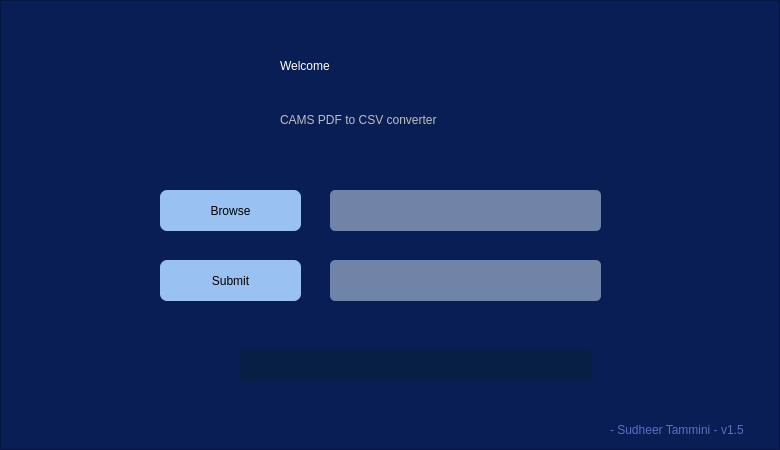
<?xml version="1.0" encoding="UTF-8"?>
<ui version="4.0">
 <class>Form</class>
 <widget class="QWidget" name="Form">
  <property name="geometry">
   <rect>
    <x>0</x>
    <y>0</y>
    <width>780</width>
    <height>450</height>
   </rect>
  </property>
  <property name="minimumSize">
   <size>
    <width>780</width>
    <height>450</height>
   </size>
  </property>
  <property name="maximumSize">
   <size>
    <width>780</width>
    <height>450</height>
   </size>
  </property>
  <property name="windowTitle">
   <string>Form</string>
  </property>
  <widget class="QFrame" name="frm_main">
   <property name="geometry">
    <rect>
     <x>0</x>
     <y>0</y>
     <width>780</width>
     <height>450</height>
    </rect>
   </property>
   <property name="minimumSize">
    <size>
     <width>780</width>
     <height>450</height>
    </size>
   </property>
   <property name="maximumSize">
    <size>
     <width>780</width>
     <height>450</height>
    </size>
   </property>
   <property name="styleSheet">
    <string notr="true">QFrame#frm_main{
background-color: #081E55;}
</string>
   </property>
   <property name="frameShape">
    <enum>QFrame::Shape::StyledPanel</enum>
   </property>
   <property name="frameShadow">
    <enum>QFrame::Shadow::Raised</enum>
   </property>
   <widget class="QLabel" name="label">
    <property name="geometry">
     <rect>
      <x>280</x>
      <y>40</y>
      <width>241</width>
      <height>51</height>
     </rect>
    </property>
    <property name="styleSheet">
     <string notr="true">font: 400 36pt &quot;Fira Sans&quot;;
color: rgb(255, 255, 255);
</string>
    </property>
    <property name="text">
     <string>Welcome</string>
    </property>
    <property name="indent">
     <number>0</number>
    </property>
   </widget>
   <widget class="QLabel" name="label_2">
    <property name="geometry">
     <rect>
      <x>280</x>
      <y>110</y>
      <width>251</width>
      <height>20</height>
     </rect>
    </property>
    <property name="styleSheet">
     <string notr="true">font: 300 13pt &quot;Fira Sans&quot;;
color: rgb(192, 191, 188);
</string>
    </property>
    <property name="text">
     <string>CAMS PDF to CSV converter</string>
    </property>
   </widget>
   <widget class="QPushButton" name="btn_submit">
    <property name="geometry">
     <rect>
      <x>160</x>
      <y>260</y>
      <width>141</width>
      <height>41</height>
     </rect>
    </property>
    <property name="cursor">
     <cursorShape>PointingHandCursor</cursorShape>
    </property>
    <property name="styleSheet">
     <string notr="true">border-radius: 7px;
color: rgb(0, 0, 0);
font: 300 13pt &quot;Fira Sans&quot;;
background-color: rgb(153, 193, 241);</string>
    </property>
    <property name="text">
     <string>Submit</string>
    </property>
    <property name="flat">
     <bool>true</bool>
    </property>
   </widget>
   <widget class="QLabel" name="lbl_message">
    <property name="geometry">
     <rect>
      <x>240</x>
      <y>350</y>
      <width>351</width>
      <height>32</height>
     </rect>
    </property>
    <property name="styleSheet">
     <string notr="true">font: 300 10pt &quot;Fira Sans&quot;;
color: rgb(255, 255, 255);
background-color:   #081F45;</string>
    </property>
    <property name="text">
     <string/>
    </property>
    <property name="alignment">
     <set>Qt::AlignmentFlag::AlignCenter</set>
    </property>
   </widget>
   <widget class="QPushButton" name="btn_browse">
    <property name="geometry">
     <rect>
      <x>160</x>
      <y>190</y>
      <width>141</width>
      <height>41</height>
     </rect>
    </property>
    <property name="cursor">
     <cursorShape>PointingHandCursor</cursorShape>
    </property>
    <property name="focusPolicy">
     <enum>Qt::FocusPolicy::StrongFocus</enum>
    </property>
    <property name="toolTip">
     <string notr="true"/>
    </property>
    <property name="toolTipDuration">
     <number>-1</number>
    </property>
    <property name="styleSheet">
     <string notr="true">border-radius: 7px;
color: rgb(0, 0, 0);
font: 300 13pt &quot;Fira Sans&quot;;
background-color: rgb(153, 193, 241);</string>
    </property>
    <property name="text">
     <string>Browse</string>
    </property>
    <property name="checkable">
     <bool>false</bool>
    </property>
    <property name="flat">
     <bool>true</bool>
    </property>
   </widget>
   <widget class="QLabel" name="lbl_path">
    <property name="geometry">
     <rect>
      <x>330</x>
      <y>190</y>
      <width>271</width>
      <height>41</height>
     </rect>
    </property>
    <property name="font">
     <font>
      <family>Fira Sans</family>
      <pointsize>10</pointsize>
      <italic>false</italic>
      <fontweight>Light</fontweight>
     </font>
    </property>
    <property name="styleSheet">
     <string notr="true">background-color: #6f84a6;
color: rgb(0, 0, 0);
border-radius: 5px;
font: 300 10pt &quot;Fira Sans&quot;;</string>
    </property>
    <property name="text">
     <string/>
    </property>
   </widget>
   <widget class="QLineEdit" name="le_pwd">
    <property name="geometry">
     <rect>
      <x>330</x>
      <y>260</y>
      <width>271</width>
      <height>41</height>
     </rect>
    </property>
    <property name="styleSheet">
     <string notr="true">background-color: #6f84a6;
color: #FFFFFF;
border-radius: 5px;
font: 350 10pt &quot;Fira Sans&quot;;</string>
    </property>
    <property name="inputMask">
     <string/>
    </property>
    <property name="alignment">
     <set>Qt::AlignmentFlag::AlignCenter</set>
    </property>
    <property name="placeholderText">
     <string/>
    </property>
   </widget>
   <widget class="QLabel" name="label_3">
    <property name="geometry">
     <rect>
      <x>610</x>
      <y>420</y>
      <width>161</width>
      <height>20</height>
     </rect>
    </property>
    <property name="styleSheet">
     <string notr="true">color: rgb(90, 110, 200);
font: 300 10pt &quot;Fira Sans&quot;;</string>
    </property>
    <property name="text">
     <string>- Sudheer Tammini - v1.5</string>
    </property>
   </widget>
  </widget>
 </widget>
 <resources/>
 <connections/>
</ui>
